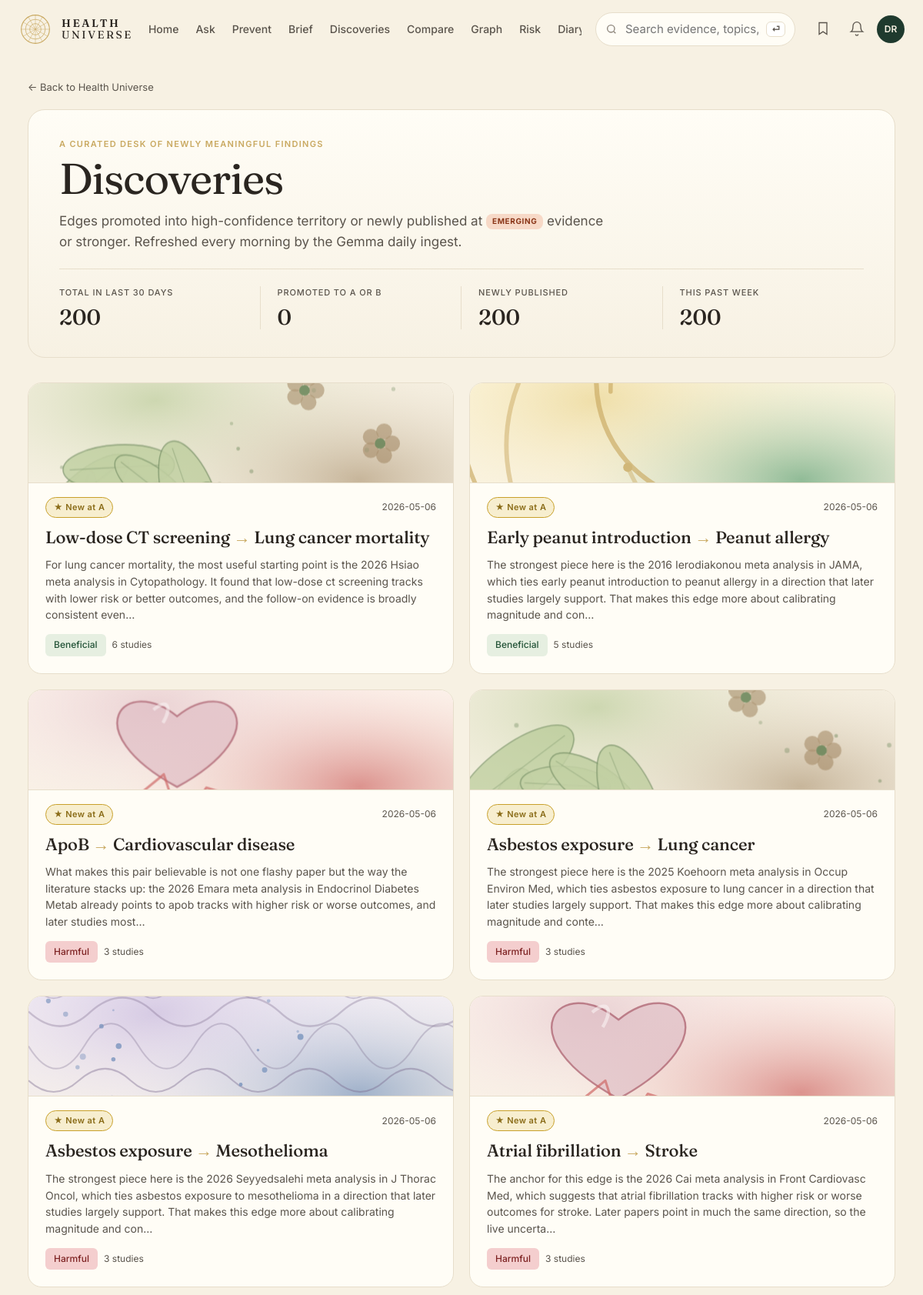
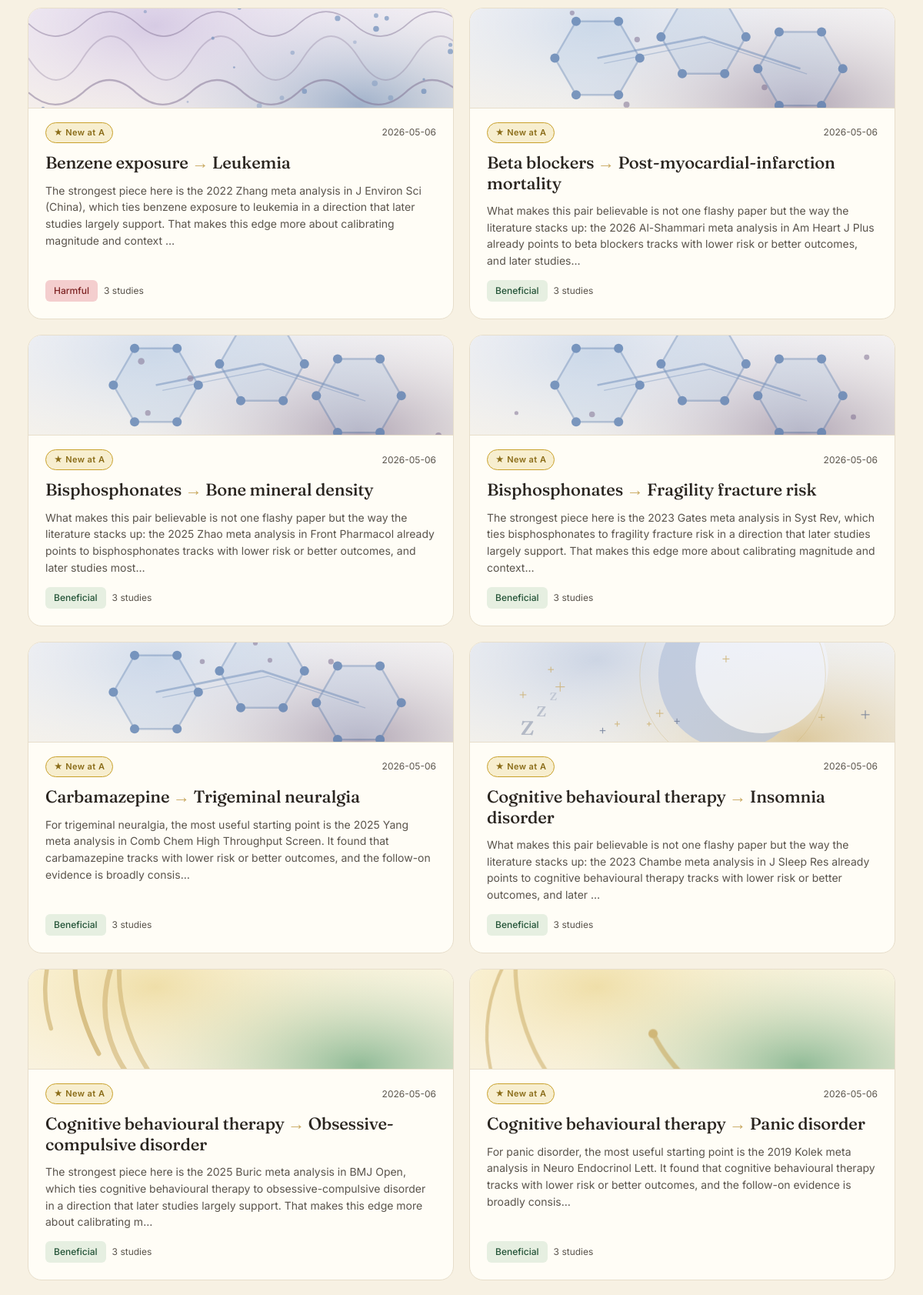
Page /discoveries (upper part) on the committed database (2 pictures, top to bottom).
### tables this page shows
CREATE TABLE edge (
    id              INTEGER PRIMARY KEY,
    factor_id       INTEGER NOT NULL REFERENCES entity(id),
    outcome_id      INTEGER NOT NULL REFERENCES entity(id),
    direction       TEXT NOT NULL CHECK (direction IN (
                      'protective','harmful','neutral','u_shaped','mixed')),
    tier            TEXT NOT NULL CHECK (tier IN ('A','B','C','D','X','deprecated')),
    effect_size     TEXT,         -- qualitative: trivial/small/moderate/large
    effect_quant    TEXT,         -- e.g. "RR 0.82 (0.74-0.91)"
    population      TEXT,         -- e.g. "adults>50; ApoE4 carriers"
    mechanism       TEXT,         -- 1-paragraph plain English
    summary         TEXT,         -- card body copy
    caveats         TEXT,
    seed_source     TEXT NOT NULL CHECK (seed_source IN ('claude_seed','gemma_daily','manual')),
    created_at      TEXT NOT NULL DEFAULT (datetime('now')),
    updated_at      TEXT NOT NULL DEFAULT (datetime('now')),
    last_reviewed   TEXT NOT NULL DEFAULT (datetime('now')), embedding BLOB, embedded_at TEXT,
    UNIQUE(factor_id, outcome_id, population)
);

### web/app.py (the view)
@app.get("/discoveries", response_class=HTMLResponse)
def discoveries(request: Request, days: int = 30, page: int = 1):
    with connect() as conn:
        all_rows = _new_discoveries(conn, days=days, limit=200)
        promoted = [r for r in all_rows if r.get("promoted_at")]
        newly_created = [r for r in all_rows if not r.get("promoted_at")]
        week_count = sum(1 for r in all_rows if
            (r.get("promoted_at") or r.get("updated_at"))[:10] >=
            (datetime_now() - timedelta(days=7)).strftime("%Y-%m-%d"))
    pg = _paginate(len(all_rows), page)
    rows = all_rows[pg["offset"]: pg["offset"] + PAGE_SIZE]
    return render(request, "discoveries.html", {
        "title": "Discoveries", "rows": rows, "days": days,
        "pg": pg, "base_path": "/discoveries",
        "promoted_count": len(promoted),
        "new_count": len(newly_created),
        "week_count": week_count,
    })

### web/templates/discoveries.html (shortened to what this page needs)
{% extends "base.html" %}
{% block content %}
<section class="disc-page">
  <a class="back" href="/">← Back to Health Universe</a>
  <header class="disc-head">
    <p class="disc-eyebrow">A curated desk of newly meaningful findings</p>
    <h1 class="disc-title">Discoveries</h1>
    <p class="disc-lede">Edges promoted into high-confidence territory or newly published at <span class="pill tier-C">EMERGING</span> evidence or stronger. Refreshed every morning by the Gemma daily ingest.</p>
    <dl class="disc-stats">
      <div><dt>Total in last {{ days }} days</dt><dd>{{ pg.total if pg else rows|length }}</dd></div>
      <div><dt>Promoted to A or B</dt><dd>{{ promoted_count }}</dd></div>
      <div><dt>Newly published</dt><dd>{{ new_count }}</dd></div>
      <div><dt>This past week</dt><dd>{{ week_count }}</dd></div>
    </dl>
  </header>
  <div class="disc-grid">
    {% for r in rows %}
    <a class="disc-card-v2 tier-bg-{{ r.tier }} {% if r.breakthrough %}is-breakthrough{% endif %}" href="/edge/{{ r.id }}">
      <div class="disc-art-v2">{{ discovery_card_svg(factor_slug=r.f_slug, outcome_slug=r.o_slug, tier=r.tier, factor_kind=r.f_kind, outcome_kind=r.o_kind) | safe }}</div>
      <div class="disc-body-v2">
        <div class="disc-row">
          {% if r.promoted_at %}
            <span class="disc-status disc-status-promoted">⬆ Promoted to {{ r.tier }}</span>
          {% else %}
            <span class="disc-status disc-status-new">★ New at {{ r.tier }}</span>
          {% endif %}
          <span class="muted small">{{ (r.promoted_at or r.updated_at)[:10] }}</span>
        </div>
        <h2 class="disc-card-title">{{ r.f_name }} <span class="arrow">→</span> {{ r.o_name }}</h2>
        <p class="disc-card-summary">{{ r.summary[:240] }}{% if r.summary|length > 240 %}…{% endif %}</p>
        <div class="disc-foot">
          <span class="badge dir-{{ r.direction }}">{{ DIRECTION_LABEL[r.direction] }}</span>
          <span class="muted small">{{ r.n_studies }} stud{{ r.n_studies != 1 and "ies" or "y" }}</span>
        </div>
      </div>
    </a>
    {% endfor %}
  </div>
</section>
{% endblock %}

### rows in the picture
edge: updated_at "2026-05-06", summary "For lung cancer mortality, the most useful starting point is the 2026 Hsiao meta analysis in Cytopathology. It found that low-dose ct screening tracks with lower risk or better outcomes, and the follow-on evidence is broadly consistent even", direction "Beneficial"
edge: updated_at "2026-05-06", summary "The strongest piece here is the 2016 Ierodiakonou meta analysis in JAMA, which ties early peanut introduction to peanut allergy in a direction that later studies largely support. That makes this edge more about calibrating magnitude and con", direction "Beneficial"
edge: updated_at "2026-05-06", summary "What makes this pair believable is not one flashy paper but the way the literature stacks up: the 2026 Emara meta analysis in Endocrinol Diabetes Metab already points to apob tracks with higher risk or worse outcomes, and later studies most", direction "Harmful"
edge: updated_at "2026-05-06", summary "The strongest piece here is the 2025 Koehoorn meta analysis in Occup Environ Med, which ties asbestos exposure to lung cancer in a direction that later studies largely support. That makes this edge more about calibrating magnitude and conte", direction "Harmful"
edge: updated_at "2026-05-06", summary "The strongest piece here is the 2026 Seyyedsalehi meta analysis in J Thorac Oncol, which ties asbestos exposure to mesothelioma in a direction that later studies largely support. That makes this edge more about calibrating magnitude and con", direction "Harmful"
edge: updated_at "2026-05-06", summary "The anchor for this edge is the 2026 Cai meta analysis in Front Cardiovasc Med, which suggests that atrial fibrillation tracks with higher risk or worse outcomes for stroke. Later papers point in much the same direction, so the live uncerta", direction "Harmful"
edge: updated_at "2026-05-06", summary "The strongest piece here is the 2022 Zhang meta analysis in J Environ Sci (China), which ties benzene exposure to leukemia in a direction that later studies largely support. That makes this edge more about calibrating magnitude and context", direction "Harmful"
edge: updated_at "2026-05-06", summary "What makes this pair believable is not one flashy paper but the way the literature stacks up: the 2026 Al-Shammari meta analysis in Am Heart J Plus already points to beta blockers tracks with lower risk or better outcomes, and later studies", direction "Beneficial"
edge: updated_at "2026-05-06", summary "What makes this pair believable is not one flashy paper but the way the literature stacks up: the 2025 Zhao meta analysis in Front Pharmacol already points to bisphosphonates tracks with lower risk or better outcomes, and later studies most", direction "Beneficial"
edge: updated_at "2026-05-06", summary "The strongest piece here is the 2023 Gates meta analysis in Syst Rev, which ties bisphosphonates to fragility fracture risk in a direction that later studies largely support. That makes this edge more about calibrating magnitude and context", direction "Beneficial"
edge: updated_at "2026-05-06", summary "For trigeminal neuralgia, the most useful starting point is the 2025 Yang meta analysis in Comb Chem High Throughput Screen. It found that carbamazepine tracks with lower risk or better outcomes, and the follow-on evidence is broadly consis", direction "Beneficial"
edge: updated_at "2026-05-06", summary "What makes this pair believable is not one flashy paper but the way the literature stacks up: the 2023 Chambe meta analysis in J Sleep Res already points to cognitive behavioural therapy tracks with lower risk or better outcomes, and later", direction "Beneficial"
edge: updated_at "2026-05-06", summary "The strongest piece here is the 2025 Buric meta analysis in BMJ Open, which ties cognitive behavioural therapy to obsessive-compulsive disorder in a direction that later studies largely support. That makes this edge more about calibrating m", direction "Beneficial"
edge: updated_at "2026-05-06", summary "For panic disorder, the most useful starting point is the 2019 Kolek meta analysis in Neuro Endocrinol Lett. It found that cognitive behavioural therapy tracks with lower risk or better outcomes, and the follow-on evidence is broadly consis", direction "Beneficial"

### other values in the picture
{{ days }} "30"
{{ pg.total if pg else rows|length }} "200"
{{ promoted_count }} "0"
{{ new_count }} "200"
{{ week_count }} "200"
{{ r.tier }} "A" "A" "A" "A" "A" "A" "A" "A" "A" "A" "A" "A" "A" "A"
{{ r.f_name }} "Low-dose CT screening" "Early peanut introduction" "ApoB" "Asbestos exposure" "Asbestos exposure" "Atrial fibrillation" "Benzene exposure" "Beta blockers" "Bisphosphonates" "Bisphosphonates" "Carbamazepine" "Cognitive behavioural therapy" "Cognitive behavioural therapy" "Cognitive behavioural therapy"
{{ r.o_name }} "Lung cancer mortality" "Peanut allergy" "Cardiovascular disease" "Lung cancer" "Mesothelioma" "Stroke" "Leukemia" "Post-myocardial-infarction mortality" "Bone mineral density" "Fragility fracture risk" "Trigeminal neuralgia" "Insomnia disorder" "Obsessive-compulsive disorder" "Panic disorder"
{{ r.n_studies }} "6" "5" "3" "3" "3" "3" "3" "3" "3" "3" "3" "3" "3" "3"
{{ r.n_studies != 1 and "ies" or "y" }} "ies" "ies" "ies" "ies" "ies" "ies" "ies" "ies" "ies" "ies" "ies" "ies" "ies" "ies"
